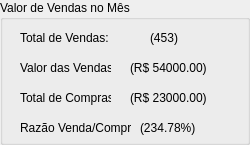
       <widget class="QGroupBox" name="ProxPgtos">
        <property name="title">
         <string>Valor de Vendas no Mês</string>
        </property>
        <widget class="QLabel" name="label_18">
         <property name="geometry">
          <rect>
           <x>20</x>
           <y>30</y>
           <width>91</width>
           <height>16</height>
          </rect>
         </property>
         <property name="text">
          <string>Total de Vendas:</string>
         </property>
        </widget>
        <widget class="QLabel" name="label_19">
         <property name="geometry">
          <rect>
           <x>20</x>
           <y>60</y>
           <width>91</width>
           <height>16</height>
          </rect>
         </property>
         <property name="text">
          <string>Valor das Vendas:</string>
         </property>
        </widget>
        <widget class="QLabel" name="label_20">
         <property name="geometry">
          <rect>
           <x>20</x>
           <y>90</y>
           <width>91</width>
           <height>16</height>
          </rect>
         </property>
         <property name="text">
          <string>Total de Compras:</string>
         </property>
        </widget>
        <widget class="QLabel" name="label_21">
         <property name="geometry">
          <rect>
           <x>20</x>
           <y>120</y>
           <width>111</width>
           <height>16</height>
          </rect>
         </property>
         <property name="text">
          <string>Razão Venda/Compra:</string>
         </property>
        </widget>
        <widget class="QLabel" name="label_22">
         <property name="geometry">
          <rect>
           <x>150</x>
           <y>30</y>
           <width>91</width>
           <height>16</height>
          </rect>
         </property>
         <property name="text">
          <string>(453)</string>
         </property>
        </widget>
        <widget class="QLabel" name="label_23">
         <property name="geometry">
          <rect>
           <x>130</x>
           <y>60</y>
           <width>91</width>
           <height>16</height>
          </rect>
         </property>
         <property name="text">
          <string>(R$ 54000.00)</string>
         </property>
        </widget>
        <widget class="QLabel" name="label_24">
         <property name="geometry">
          <rect>
           <x>130</x>
           <y>90</y>
           <width>91</width>
           <height>16</height>
          </rect>
         </property>
         <property name="text">
          <string>(R$ 23000.00)</string>
         </property>
        </widget>
        <widget class="QLabel" name="label_25">
         <property name="geometry">
          <rect>
           <x>140</x>
           <y>120</y>
           <width>91</width>
           <height>16</height>
          </rect>
         </property>
         <property name="text">
          <string>(234.78%)</string>
         </property>
        </widget>
       </widget>
